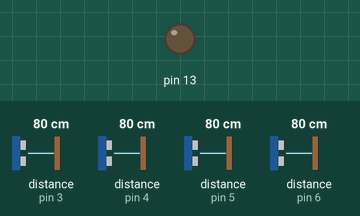
This sketch was run on a simulated Arduino Uno, built with avr-gcc and run on an emulated ATmega328P. Shown: output pins drawn as LEDs (lit = HIGH). The test bench sets the inputs (shaded band); at power-on: distance to the obstacle (sensors on pin 3, pin 4, pin 5, pin 6) 80 cm. The echo pulse lasts 58.3 µs per cm; pins used as bus, display or sensor lines are not drawn.

Above: at 0.1 s.
At 2.1 s:
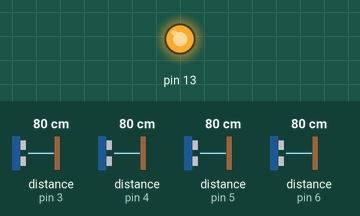
Timing chart, 0 to 3.6 s (numbered marks = the images above):
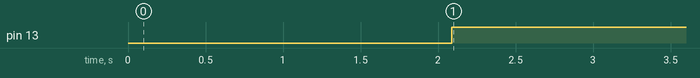

The sketch:

patient_detector.ino
```cpp
#define EchoPIN1 3
#define TriggerPIN1 8
#define EchoPIN2 4
#define TriggerPIN2 9
#define EchoPIN3 5
#define TriggerPIN3 10
#define EchoPIN4 6
#define TriggerPIN4 11
#define maxdistance 330

int distance(int sensor){
  int trigpin = sensor+7;
  int echopin = sensor+2;
  digitalWrite(trigpin,LOW);
  delay(2);
  digitalWrite(trigpin,HIGH);
  delay(2);
  digitalWrite(trigpin,LOW);

  long timedelay = pulseIn(echopin,HIGH);
  int distance = 0.0343*(timedelay/2);
  return distance;
}

void setup(){

  pinMode(TriggerPIN1,OUTPUT);
  pinMode(EchoPIN2,INPUT);
  pinMode(TriggerPIN2,OUTPUT);
  pinMode(EchoPIN2,INPUT);
  pinMode(TriggerPIN3,OUTPUT);
  pinMode(EchoPIN3,INPUT);
  pinMode(TriggerPIN4,OUTPUT);
  pinMode(EchoPIN4,INPUT);
  pinMode(13,OUTPUT);
  digitalWrite(13,LOW);
  Serial.begin(9600);
  }

void loop(){
  int distance1 = distance(1);
  delay(2);
  int distance2 = distance(2);
  delay(2);
  int distance3 = distance(3);
  delay(2);
  int distance4 = distance(4);
  delay(2);
  if ((distance1>5&&distance1<maxdistance&&distance2>5&&distance2<maxdistance&&distance3>5&&distance3<maxdistance)||(distance4>5&&distance4<maxdistance&&distance2>5&&distance2<maxdistance&&distance3>5&&distance3<maxdistance)){
  delay(2000);
  int distance1 = distance(1);
  delay(2);
  int distance2 = distance(2);
  delay(2);
  int distance3 = distance(3);
  delay(2);
  int distance4 = distance(4);
  delay(2);
    if ((distance1>5&&distance1<maxdistance&&distance2>5&&distance2<maxdistance&&distance3>5&&distance3<maxdistance)||(distance4>5&&distance4<maxdistance&&distance2>5&&distance2<maxdistance&&distance3>5&&distance3<maxdistance)){
      digitalWrite(13,HIGH);
    }
    else  {
      digitalWrite(13,LOW);
    }

  }
  else{
    digitalWrite(13,LOW);
  }
  }
```

Measured:
- by itself, pin 13: LOW → HIGH at 2.1 s
